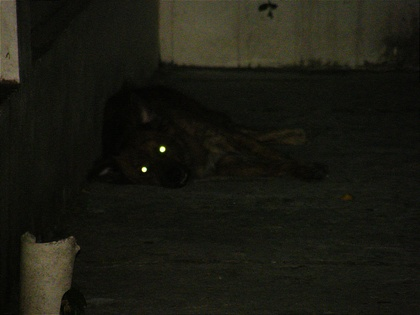
%> input picture dataset/exp1/D0.jpg, 420 x 315 px, shrunk from 800 x 600 before the run
$ octave --eval "exp1_GHE;"   (GNU Octave 9; MATLAB toolbox functions it lacks are replaced by stand-ins)
%> lines starting %> are read from the running program, lines starting %| are printed output that depends on the picture
function exp1_GHE()
    % Define image names (Only JPG images)
    image_names = {'D0', 'D1', 'D2', 'D3', 'D4', 'L0', 'L1', 'L2', 'L3', 'L4'};
    input_folder = 'dataset/exp1/';
    output_folder = 'exp1_GHE/';

    % Ensure output folder exists
    if ~exist(output_folder, 'dir')
        mkdir(output_folder);
    end

    % Define histogram bin values to test
    bin_values = [32, 64, 128, 256];

    % Initialize results table
    all_results = [];

    % Process each image (JPG only)
    for idx = 1:length(image_names)
        image_name = image_names{idx};
        img_path = fullfile(input_folder, [image_name, '.jpg']);

        % Check if image exists
        if ~isfile(img_path)
            fprintf('Skipping: %s (File not found)\n', img_path);
            continue;
        end

        img = imread(img_path);
%> img is the input picture: size 315x420x3 uint8; mean R, G, B 26.1, 26.3, 18
        [~, base_name, ext] = fileparts(img_path); % Extract filename
        full_image_name = [base_name, ext];

        % Convert image to double for precision
        img = im2double(img);
%> img: size 315x420x3 double

        % Convert image to YCbCr color space
        img_ycbcr = rgb2ycbcr(img);
%> img_ycbcr: size 315x420x3 double; mean of channels 1, 2, 3 0.148, 0.488, 0.504
        Y = img_ycbcr(:,:,1);  % Extract luminance channel
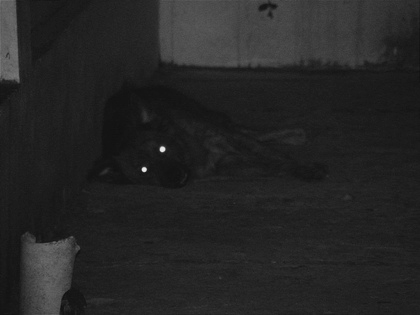
%> Y: size 315x420 double; min 0.0647, max 0.91, mean 0.148

        % Store results
        results = [];

        % Original Image Metrics
        entropy_original = entropy(Y);
%> entropy_original = 5.15
        std_original = std(double(Y(:)));
%> std_original = 0.0628
        ssim_original = 1.0;  % SSIM with itself is always 1
        bhatta_original = 0.0; % Bhattacharyya distance with itself is 0
        lcv_original = local_contrast_variance(Y);
%> in local_contrast_variance, `local_variance = imboxfilt((image - local_means).^2, window_size);`:
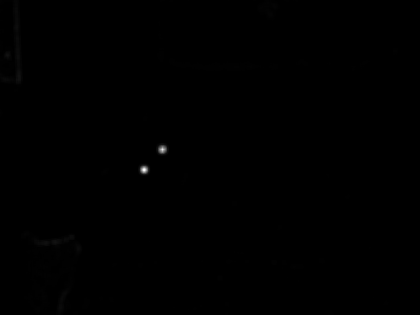
%> local_variance: size 315x420 double; min 1.94e-06, max 0.0657, mean 0.000127; drawn with min black and max white
%> in local_contrast_variance, `lcv = mean(local_variance(:));`: lcv = 0.000127
%> lcv_original = 0.000127

        % Store original image metrics
        results = [results; 0, entropy_original, std_original, ssim_original, bhatta_original, lcv_original];
%> results = [0 5.15 0.0628 1 0 0.000127]

        % Create figure with a full title
        figure;
        sgtitle(['GHE Parameter Evaluation: ', full_image_name], 'FontSize', 14);

        % Display the original image
        subplot(2,3,1);
        imshow(img);
        title('Original Image', 'FontSize', 10);

        % Loop through different bin values for GHE
        for i = 1:length(bin_values)
            n_bins = bin_values(i);

            % Apply GHE with specific bin size
            Y_ghe = global_histogram_equalization(Y, n_bins);

            % Merge enhanced Y with original CbCr channels
            img_ghe = ycbcr2rgb(cat(3, Y_ghe, img_ycbcr(:,:,2), img_ycbcr(:,:,3)));

            % Compute evaluation metrics
            entropy_ghe = entropy(Y_ghe);
            std_ghe = std(double(Y_ghe(:)));
            ssim_ghe = ssim(Y_ghe, Y);
            bhatta_ghe = bhattacharyya_distance(Y, Y_ghe);
            lcv_ghe = local_contrast_variance(Y_ghe);

            % Store results
            results = [results; n_bins, entropy_ghe, std_ghe, ssim_ghe, bhatta_ghe, lcv_ghe];

            % Display results visually with an updated title
            subplot(2, 3, i+1);
            imshow(img_ghe);
            title(['Bins: ', num2str(n_bins)], 'FontSize', 10);

            % Save processed images in JPG format
            enhanced_img_path = fullfile(output_folder, sprintf('%s_GHE_Bins_%d.jpg', base_name, n_bins));
            imwrite(img_ghe, enhanced_img_path);
        end
%> this loop made 4 passes
%> (entropy_ghe, std_ghe, ssim_ghe, coeff in bhattacharyya_distance, dist in bhattacharyya_distance, bhatta_ghe, lcv in local_contrast_variance, lcv_ghe) on passes 1 to 4: (4.42, 0.292, 0.189, 0.126, 0.935, 0.935, 0.00961, 0.00961), (4.71, 0.289, 0.202, 0.149, 0.923, 0.923, 0.00931, 0.00931), (4.9, 0.286, 0.204, 0.138, 0.928, 0.928, 0.00902, 0.00902), (5.07, 0.285, 0.207, 0.134, 0.931, 0.931, 0.00897, 0.00897)
%> pass 1, in global_histogram_equalization, `output = histeq(image, num_bins);`:
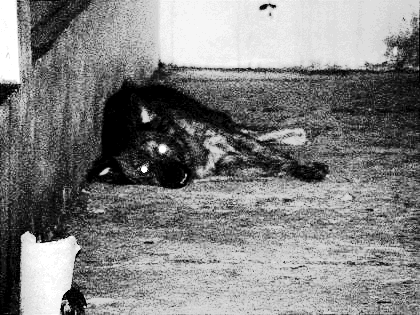
%> output: size 315x420 double; min 0, max 1, mean 0.509
%> pass 1, in exp1_GHE, `img_ghe = ycbcr2rgb(cat(3, Y_ghe, img_ycbcr(:,:,2), img_ycbcr(:,:,3)));`:
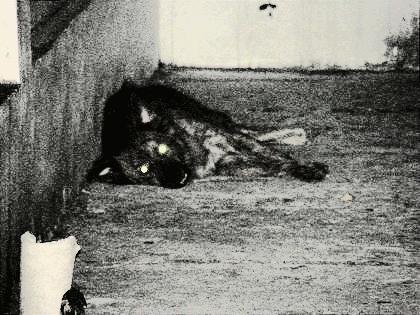
%> img_ghe: size 315x420x3 double; mean R, G, B 0.523, 0.524, 0.491; drawn with min black and max white
%> pass 1, in local_contrast_variance (call 2), `local_means = imboxfilt(image, window_size);`:
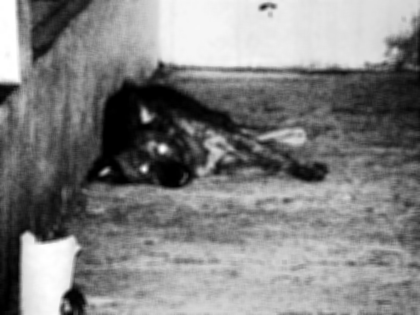
%> local_means: size 315x420 double; min 0, max 1, mean 0.509; mean of the top-left, top-right, bottom-left and bottom-right quarters 0.451, 0.545, 0.455, 0.585
%> pass 1, in local_contrast_variance (call 2), `local_variance = imboxfilt((image - local_means).^2, window_size);`:
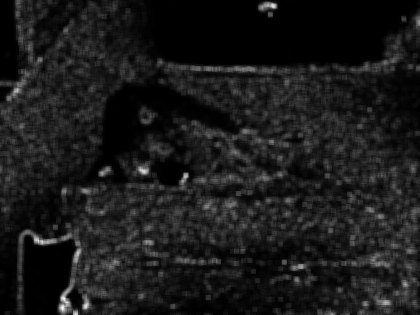
%> local_variance: size 315x420 double; min 0, max 0.0917, mean 0.00961; drawn with min black and max white
%> after the loop, results = [0 5.15 0.0628 1 0 0.000127; 32 4.42 0.292 0.189 0.935 0.00961; 64 4.71 0.289 0.202 0.923 0.00931; 128 4.9 0.286 0.204 0.928 0.00902; 256 5.07 0.285 0.207 0.931 0.00897]
%> after the loop:
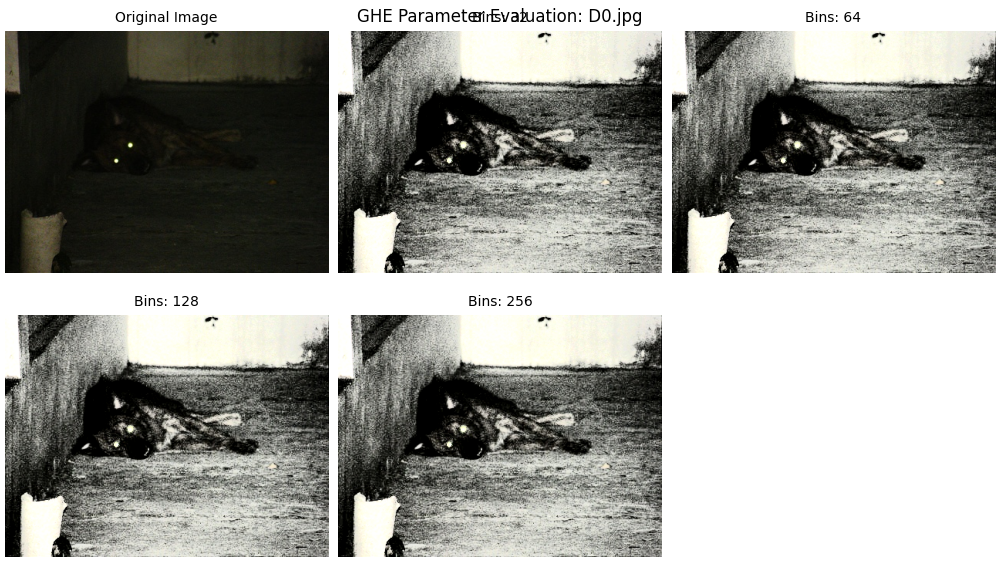
%> figure redrawn from the program's plot data, 5 panels

        % Create a table with image name and method
        num_rows = size(results, 1);
%> num_rows = 5
        image_names_col = repmat({full_image_name}, num_rows, 1);
        methods_col = repmat({'GHE'}, num_rows, 1);
%> methods_col = {'GHE', 'GHE', 'GHE', 'GHE', 'GHE'}

        % Convert results to table and include image name and method
        results_table = table(image_names_col, methods_col, results(:,1), results(:,2), results(:,3), ...
            results(:,4), results(:,5), results(:,6), ...
            'VariableNames', {'Image_Name', 'Method', 'Num_Bins', 'Entropy', 'StdDev', 'SSIM', 'Bhattacharyya', 'LCV'});
%> results_table = 5 items; Num_Bins, Entropy, StdDev, SSIM and Bhattacharyya: 0 5.15 0.0628 1 0, 32 4.42 0.292 0.189 0.935, 64 4.71 0.289 0.202 0.923, 128 4.9 0.286 0.204 0.928, 256 5.07 0.285 0.207 0.931

        % Append results to all_results
        all_results = [all_results; results_table];

        % Print Image Name and Method Before Table
        fprintf('\n====================================\n');
        fprintf('Image Name: %s\n', full_image_name);
        fprintf('Method: GHE (Global Histogram Equalization)\n');
        fprintf('====================================\n');

        % Display table
        disp('Evaluation Metrics for GHE with Different Bin Values:');
        disp(results_table);

        % Generate metric comparison plots
        plot_ghe_metrics(results_table, bin_values, full_image_name, output_folder);
    end

    % Save final results to a single CSV file
    csv_filename = fullfile(output_folder, 'results_summary.csv');
    writetable(all_results, csv_filename);
    fprintf('All results saved to: %s\n', csv_filename);
end

% ---- Global Histogram Equalization Function ----
function output = global_histogram_equalization(image, num_bins)
    if nargin < 2
        num_bins = 256; % Default to 256 bins
    end
    output = histeq(image, num_bins);
end

% ---- Bhattacharyya Distance Function ----
function dist = bhattacharyya_distance(img1, img2)
    hist1 = imhist(img1) / numel(img1);
    hist2 = imhist(img2) / numel(img2);
    coeff = sum(sqrt(hist1 .* hist2));
    dist = sqrt(1 - coeff);
end

% ---- Local Contrast Variance (LCV) Function ----
function lcv = local_contrast_variance(image)
    image = im2double(image);
    window_size = 5;
    local_means = imboxfilt(image, window_size);
    local_variance = imboxfilt((image - local_means).^2, window_size);
    lcv = mean(local_variance(:));
end

% ---- Visualization Function ----
% [50 lines left out: function plot_ghe_metrics, not called in this run]
%> (the run ends here)
